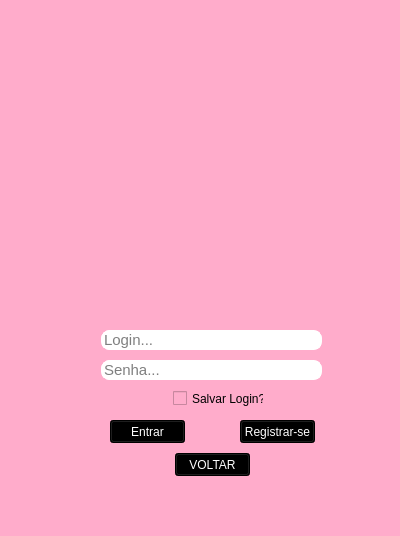
<?xml version="1.0" encoding="UTF-8"?>
<ui version="4.0">
 <class>Form</class>
 <widget class="QWidget" name="Form">
  <property name="geometry">
   <rect>
    <x>0</x>
    <y>0</y>
    <width>400</width>
    <height>536</height>
   </rect>
  </property>
  <property name="maximumSize">
   <size>
    <width>400</width>
    <height>536</height>
   </size>
  </property>
  <property name="windowTitle">
   <string>tela_login</string>
  </property>
  <property name="windowIcon">
   <iconset>
    <normaloff>../new tela/diamond-removebg-preview.png</normaloff>../new tela/diamond-removebg-preview.png</iconset>
  </property>
  <property name="styleSheet">
   <string notr="true">background-color: rgb(255, 172, 203);</string>
  </property>
  <widget class="QLabel" name="label">
   <property name="geometry">
    <rect>
     <x>70</x>
     <y>361</y>
     <width>33</width>
     <height>17</height>
    </rect>
   </property>
   <property name="text">
    <string/>
   </property>
   <property name="pixmap">
    <pixmap>../Users/889067/Downloads/Cadeado-removebg-preview.png</pixmap>
   </property>
   <property name="scaledContents">
    <bool>true</bool>
   </property>
  </widget>
  <widget class="QPushButton" name="entrar">
   <property name="geometry">
    <rect>
     <x>110</x>
     <y>420</y>
     <width>75</width>
     <height>23</height>
    </rect>
   </property>
   <property name="font">
    <font>
     <family>Nirmala UI</family>
    </font>
   </property>
   <property name="styleSheet">
    <string notr="true">background-color: #000000;
color: #ffffff;
</string>
   </property>
   <property name="text">
    <string>Entrar</string>
   </property>
   <property name="autoRepeat">
    <bool>false</bool>
   </property>
   <property name="autoDefault">
    <bool>true</bool>
   </property>
   <property name="default">
    <bool>false</bool>
   </property>
   <property name="flat">
    <bool>false</bool>
   </property>
  </widget>
  <widget class="QLabel" name="label_3">
   <property name="geometry">
    <rect>
     <x>67</x>
     <y>330</y>
     <width>21</width>
     <height>20</height>
    </rect>
   </property>
   <property name="text">
    <string/>
   </property>
   <property name="pixmap">
    <pixmap>imgs/user.png</pixmap>
   </property>
  </widget>
  <widget class="QLineEdit" name="senha">
   <property name="geometry">
    <rect>
     <x>101</x>
     <y>360</y>
     <width>221</width>
     <height>20</height>
    </rect>
   </property>
   <property name="font">
    <font>
     <family>Nirmala UI</family>
     <pointsize>11</pointsize>
    </font>
   </property>
   <property name="styleSheet">
    <string notr="true">QLineEdit {
background-color: #fff;
border: 1px solid #fff;
border-radius: 8px;
}

QLineEdit:focus {
border: 2px solid #000000;

}</string>
   </property>
   <property name="text">
    <string/>
   </property>
   <property name="frame">
    <bool>true</bool>
   </property>
   <property name="echoMode">
    <enum>QLineEdit::Password</enum>
   </property>
   <property name="placeholderText">
    <string>Senha...</string>
   </property>
  </widget>
  <widget class="QLabel" name="label_2">
   <property name="geometry">
    <rect>
     <x>76</x>
     <y>359</y>
     <width>21</width>
     <height>21</height>
    </rect>
   </property>
   <property name="text">
    <string/>
   </property>
   <property name="pixmap">
    <pixmap>iMAGENs/Cadeado-removebg-preview.png</pixmap>
   </property>
   <property name="scaledContents">
    <bool>true</bool>
   </property>
  </widget>
  <widget class="QLabel" name="label_5">
   <property name="geometry">
    <rect>
     <x>68</x>
     <y>329</y>
     <width>35</width>
     <height>23</height>
    </rect>
   </property>
   <property name="text">
    <string/>
   </property>
   <property name="pixmap">
    <pixmap>iMAGENs/userpp-removebg-preview.png</pixmap>
   </property>
   <property name="scaledContents">
    <bool>true</bool>
   </property>
  </widget>
  <widget class="QCheckBox" name="checkBox">
   <property name="geometry">
    <rect>
     <x>173</x>
     <y>390</y>
     <width>91</width>
     <height>17</height>
    </rect>
   </property>
   <property name="text">
    <string>Salvar Login?</string>
   </property>
  </widget>
  <widget class="QPushButton" name="registrar">
   <property name="geometry">
    <rect>
     <x>240</x>
     <y>420</y>
     <width>75</width>
     <height>23</height>
    </rect>
   </property>
   <property name="font">
    <font>
     <family>Nirmala UI</family>
    </font>
   </property>
   <property name="styleSheet">
    <string notr="true">background-color: #000000;
color: #ffffff;
</string>
   </property>
   <property name="text">
    <string>Registrar-se</string>
   </property>
  </widget>
  <widget class="QLineEdit" name="nome">
   <property name="geometry">
    <rect>
     <x>101</x>
     <y>330</y>
     <width>221</width>
     <height>20</height>
    </rect>
   </property>
   <property name="font">
    <font>
     <family>Nirmala UI</family>
     <pointsize>11</pointsize>
    </font>
   </property>
   <property name="styleSheet">
    <string notr="true">QLineEdit {
background-color: #fff;
border: 1px solid #fff;
border-radius: 8px;
}

QLineEdit:focus {
border: 2px solid #000000;

}</string>
   </property>
   <property name="placeholderText">
    <string>Login...</string>
   </property>
  </widget>
  <widget class="QLabel" name="label_4">
   <property name="geometry">
    <rect>
     <x>31</x>
     <y>35</y>
     <width>341</width>
     <height>241</height>
    </rect>
   </property>
   <property name="text">
    <string/>
   </property>
   <property name="pixmap">
    <pixmap>../new tela/biju-removebg-preview.png</pixmap>
   </property>
   <property name="scaledContents">
    <bool>true</bool>
   </property>
  </widget>
  <widget class="QPushButton" name="voltar">
   <property name="geometry">
    <rect>
     <x>175</x>
     <y>453</y>
     <width>75</width>
     <height>23</height>
    </rect>
   </property>
   <property name="font">
    <font>
     <family>Nirmala UI</family>
    </font>
   </property>
   <property name="styleSheet">
    <string notr="true">color: rgb(255, 255, 255);
background-color: rgb(0, 0, 0);</string>
   </property>
   <property name="text">
    <string>VOLTAR</string>
   </property>
  </widget>
 </widget>
 <resources/>
 <connections/>
</ui>
